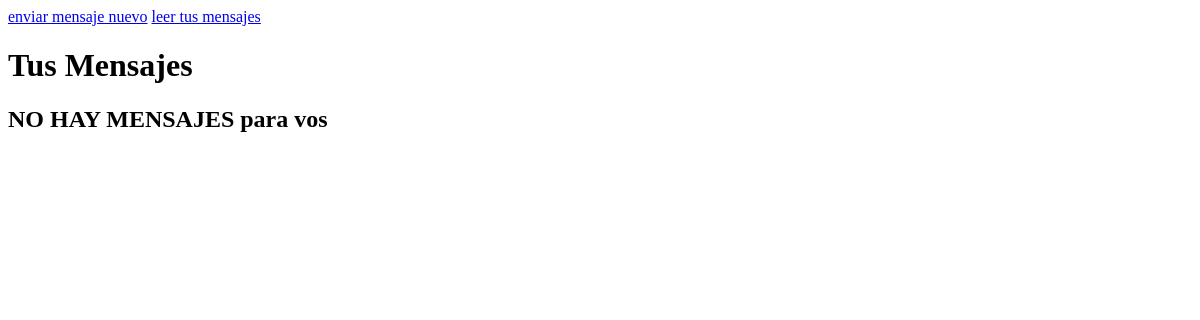
The app's page /mensajeria/mensajes/ (signed in), older data.
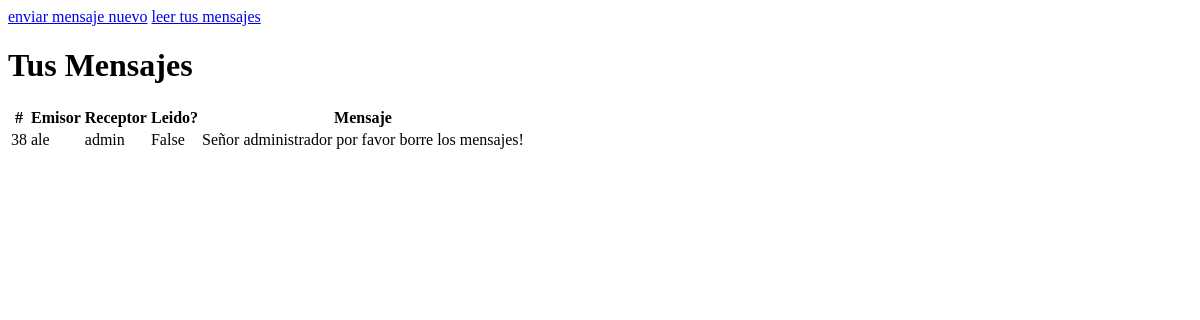
The same page, newer data.
### mensajeria/models.py (models this page shows, shortened)
class msg(models.Model):
    msg=models.CharField(max_length=1024,null=True)
    emisor=models.CharField(max_length=256,null=False)
    receptor=models.CharField(max_length=256,null=True)
    leido=models.BooleanField(default=False)

### mensajeria/views.py (the view)
# urls.py: path("mensajes/", leer, name="mensajes"),
def leer(request):
    print(request.user)
    m= msg.objects.filter(receptor=request.user )
    print(len(m))
    return render(request, "mensajeria/mensajes.html", {"mensajes": m})

### mensajeria/templates/mensajeria/mensajes.html
{% extends "mensajeria/padre.html" %}
{% load static %}
{% block titulo %}
<h1 class="mb-5">Tus Mensajes</h1>
{% endblock %}
{% block contenido_que_cambia %}
{% if mensajes %}
<table class="table table-success table-striped justify-content-md-center">
    <th>#</th><th>Emisor</th><th>Receptor</th><th>Leido?</th><th>Mensaje</th>
    {% for mensaje in mensajes %}
    <tr>
        <td>{{ mensaje.id }}</td>
        <td>{{ mensaje.emisor }}</td>
        <td>{{ mensaje.receptor }}</td>
        <td>{{ mensaje.leido }}</td>
        <td>{{ mensaje.msg }}</td>
    </tr>
    {% endfor %}
</table>
{% else %}
<h2>NO HAY MENSAJES para vos</h2>
{% endif %}
{% endblock %}

Row changes from the older to the newer data that the page shows:
added msg: id "38", emisor "ale", receptor "admin", leido "False", msg "Señor administrador por favor borre los mensajes!"
Text that changed along with them:
text no longer shown: "NO HAY MENSAJES para vos"
text now shown: "# Emisor Receptor Leido? Mensaje"
